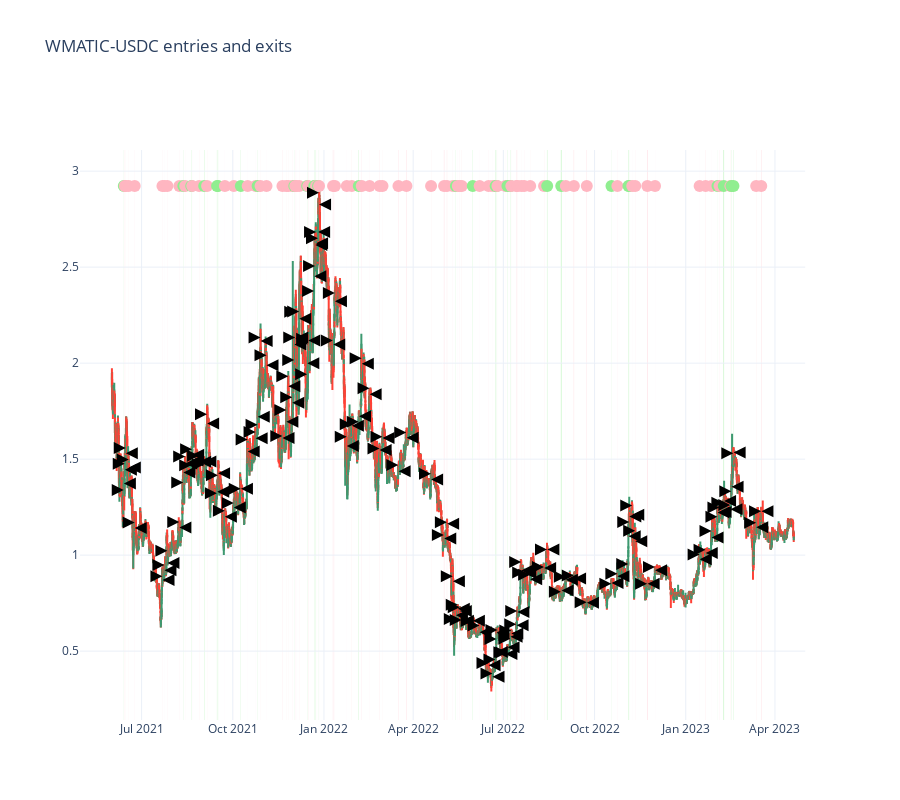

The notebook cell saved with this chart:
### Markdown cell above
# Individual pair analysis

Examine one trading pair and how it performed.

### Code cell
from tradeexecutor.visual.single_pair import visualise_single_pair_positions_with_duration_and_slippage

target_pair = universe.universe.pairs.get_pair(
    ChainId.polygon,
    "quickswap",
    "WMATIC",
    "USDC"
)

ticker = target_pair.get_ticker()
pair_candles = universe.backtest_stop_loss_candles.get_candles_by_pair(target_pair.pair_id)

fig = visualise_single_pair_positions_with_duration_and_slippage(
    state,
    pair_id=target_pair.pair_id,
    title=f"{ticker} entries and exits",
    candles=pair_candles,
    start_at=start_at,
    end_at=end_at,
    technical_indicators=False,
)

fig.show()
